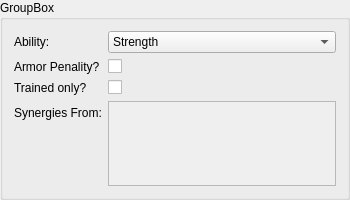
<?xml version="1.0" encoding="UTF-8"?>
<ui version="4.0">
 <class>SingleSkill</class>
 <widget class="QGroupBox" name="SingleSkill">
  <property name="geometry">
   <rect>
    <x>0</x>
    <y>0</y>
    <width>350</width>
    <height>200</height>
   </rect>
  </property>
  <property name="maximumSize">
   <size>
    <width>16777215</width>
    <height>200</height>
   </size>
  </property>
  <property name="windowTitle">
   <string>GroupBox</string>
  </property>
  <property name="title">
   <string>GroupBox</string>
  </property>
  <layout class="QFormLayout" name="formLayout">
   <item row="0" column="0">
    <widget class="QLabel" name="LabelABL">
     <property name="text">
      <string>Ability:</string>
     </property>
    </widget>
   </item>
   <item row="1" column="0">
    <widget class="QLabel" name="LabelArm">
     <property name="text">
      <string>Armor Penality?</string>
     </property>
    </widget>
   </item>
   <item row="2" column="0">
    <widget class="QLabel" name="LabelTrain">
     <property name="text">
      <string>Trained only?</string>
     </property>
    </widget>
   </item>
   <item row="0" column="1">
    <widget class="QComboBox" name="comboAbility">
     <item>
      <property name="text">
       <string>Strength</string>
      </property>
     </item>
     <item>
      <property name="text">
       <string>Dexterity</string>
      </property>
     </item>
     <item>
      <property name="text">
       <string>Constitution</string>
      </property>
     </item>
     <item>
      <property name="text">
       <string>Intelligence</string>
      </property>
     </item>
     <item>
      <property name="text">
       <string>Wisdom</string>
      </property>
     </item>
     <item>
      <property name="text">
       <string>Charisma</string>
      </property>
     </item>
    </widget>
   </item>
   <item row="3" column="0">
    <widget class="QLabel" name="LabelSyn">
     <property name="text">
      <string>Synergies From:</string>
     </property>
    </widget>
   </item>
   <item row="3" column="1">
    <widget class="QScrollArea" name="Scroll">
     <property name="horizontalScrollBarPolicy">
      <enum>Qt::ScrollBarAlwaysOff</enum>
     </property>
     <property name="widgetResizable">
      <bool>true</bool>
     </property>
     <widget class="QWidget" name="scrollAreaWidgetContents">
      <property name="geometry">
       <rect>
        <x>0</x>
        <y>0</y>
        <width>244</width>
        <height>69</height>
       </rect>
      </property>
     </widget>
    </widget>
   </item>
   <item row="1" column="1">
    <widget class="QCheckBox" name="CheckArmor">
     <property name="text">
      <string/>
     </property>
     <property name="tristate">
      <bool>true</bool>
     </property>
    </widget>
   </item>
   <item row="2" column="1">
    <widget class="QCheckBox" name="CheckTrain">
     <property name="text">
      <string/>
     </property>
     <property name="tristate">
      <bool>false</bool>
     </property>
    </widget>
   </item>
  </layout>
 </widget>
 <resources/>
 <connections/>
</ui>
